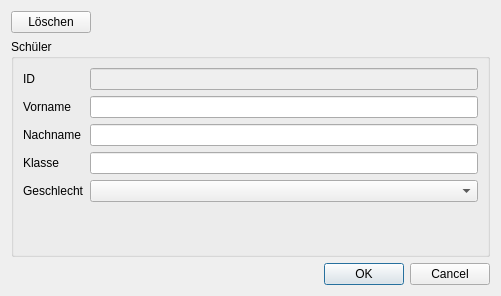
<?xml version="1.0" encoding="UTF-8"?>
<ui version="4.0">
 <class>Dialog</class>
 <widget class="QDialog" name="Dialog">
  <property name="windowModality">
   <enum>Qt::WindowModal</enum>
  </property>
  <property name="geometry">
   <rect>
    <x>0</x>
    <y>0</y>
    <width>501</width>
    <height>296</height>
   </rect>
  </property>
  <property name="windowTitle">
   <string>Schüler</string>
  </property>
  <layout class="QVBoxLayout" name="verticalLayout" stretch="0,5,0">
   <item>
    <layout class="QHBoxLayout" name="horizontalLayout" stretch="0,0">
     <item>
      <widget class="QPushButton" name="deleteButton">
       <property name="text">
        <string>Löschen</string>
       </property>
       <property name="autoDefault">
        <bool>false</bool>
       </property>
       <property name="flat">
        <bool>false</bool>
       </property>
      </widget>
     </item>
     <item>
      <spacer name="horizontalSpacer">
       <property name="orientation">
        <enum>Qt::Horizontal</enum>
       </property>
       <property name="sizeHint" stdset="0">
        <size>
         <width>40</width>
         <height>20</height>
        </size>
       </property>
      </spacer>
     </item>
    </layout>
   </item>
   <item>
    <widget class="QGroupBox" name="groupBox">
     <property name="title">
      <string>Schüler</string>
     </property>
     <layout class="QVBoxLayout" name="verticalLayout_2">
      <item>
       <layout class="QFormLayout" name="formLayout">
        <item row="1" column="0">
         <widget class="QLabel" name="label">
          <property name="text">
           <string>ID</string>
          </property>
         </widget>
        </item>
        <item row="3" column="0">
         <widget class="QLabel" name="label_2">
          <property name="text">
           <string>Nachname</string>
          </property>
         </widget>
        </item>
        <item row="3" column="1">
         <widget class="QLineEdit" name="nameEdit"/>
        </item>
        <item row="4" column="0">
         <widget class="QLabel" name="label_3">
          <property name="text">
           <string>Klasse</string>
          </property>
         </widget>
        </item>
        <item row="4" column="1">
         <widget class="QLineEdit" name="gradeEdit"/>
        </item>
        <item row="5" column="0">
         <widget class="QLabel" name="label_4">
          <property name="text">
           <string>Geschlecht</string>
          </property>
         </widget>
        </item>
        <item row="5" column="1">
         <widget class="QComboBox" name="genderCombo"/>
        </item>
        <item row="2" column="0">
         <widget class="QLabel" name="label_5">
          <property name="text">
           <string>Vorname</string>
          </property>
         </widget>
        </item>
        <item row="2" column="1">
         <widget class="QLineEdit" name="prenameEdit"/>
        </item>
        <item row="1" column="1">
         <widget class="QLineEdit" name="idEdit">
          <property name="enabled">
           <bool>false</bool>
          </property>
         </widget>
        </item>
       </layout>
      </item>
     </layout>
    </widget>
   </item>
   <item>
    <widget class="QDialogButtonBox" name="buttonBox">
     <property name="orientation">
      <enum>Qt::Horizontal</enum>
     </property>
     <property name="standardButtons">
      <set>QDialogButtonBox::Cancel|QDialogButtonBox::Ok</set>
     </property>
    </widget>
   </item>
  </layout>
 </widget>
 <resources/>
 <connections>
  <connection>
   <sender>buttonBox</sender>
   <signal>accepted()</signal>
   <receiver>Dialog</receiver>
   <slot>accept()</slot>
   <hints>
    <hint type="sourcelabel">
     <x>248</x>
     <y>254</y>
    </hint>
    <hint type="destinationlabel">
     <x>157</x>
     <y>274</y>
    </hint>
   </hints>
  </connection>
  <connection>
   <sender>buttonBox</sender>
   <signal>rejected()</signal>
   <receiver>Dialog</receiver>
   <slot>reject()</slot>
   <hints>
    <hint type="sourcelabel">
     <x>316</x>
     <y>260</y>
    </hint>
    <hint type="destinationlabel">
     <x>286</x>
     <y>274</y>
    </hint>
   </hints>
  </connection>
 </connections>
</ui>
